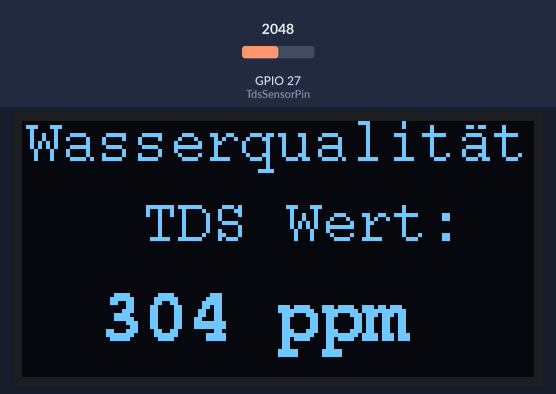
The sketch below on a simulated ESP32. Shown: 128×64 one-colour display. Inputs (shaded band) come from the test bench; at power-on: GPIO 27 (TdsSensorPin) = 2048. What the sketch prints to the serial monitor is not drawn.

Above: at 1.2 s.
1.3 s: GPIO 27 (TdsSensorPin) set to 2866
At 3.0 s:
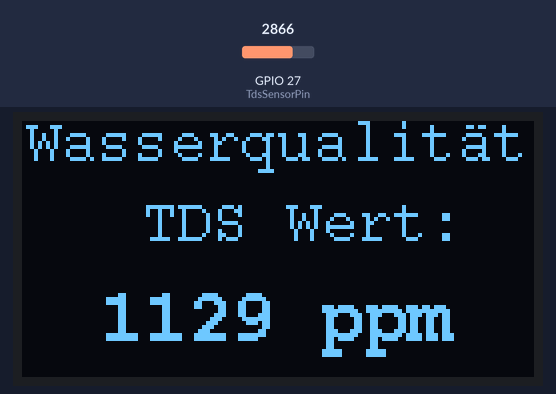
4.0 s: GPIO 27 (TdsSensorPin) set to 3603
At 5.3 s:
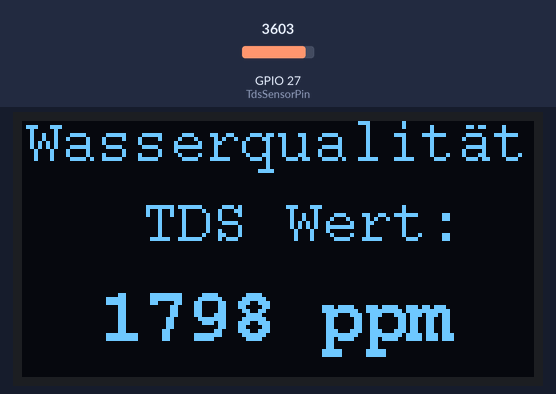
6.5 s: GPIO 27 (TdsSensorPin) set to 4095
At 9.6 s:
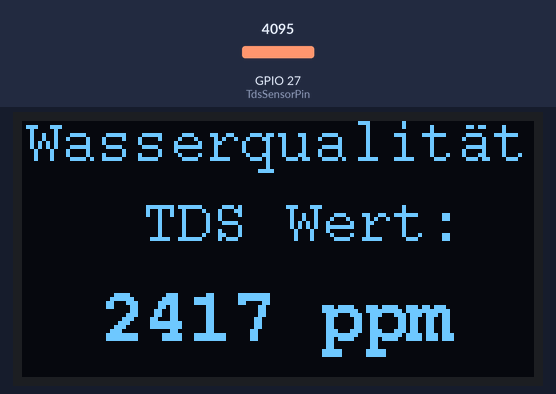
Timing chart, 0 to 11.1 s (numbered marks = the images above; inputs shaded):
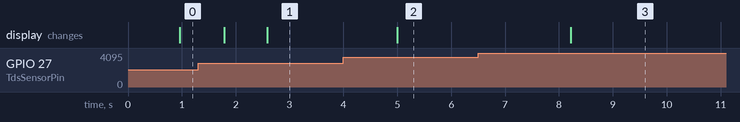

Measured:
- after the input at 1.3 s, the display: first differs from a run without the input after 1.3 s (image 1)
- after the input at 4.0 s, the display: changes after 1.0 s (image 2)
- after the input at 6.5 s, the display: changes after 1.7 s (image 3)

The sketch:

Wasseranalyse.ino
```cpp
/*************************************************************************************************
                                      PROGRAMMINFO
**************************************************************************************************
Funktion: ESP32 Wasseranalyse mit dem TDS Sensor

**************************************************************************************************
Version: 09.04.2022
**************************************************************************************************
Board: ESP32vn IoT UNO
**************************************************************************************************
C++ Arduino IDE V1.8.19
**************************************************************************************************
Einstellungen:
https://dl.espressif.com/dl/package_esp32_index.json
http://dan.drown.org/stm32duino/package_STM32duino_index.json
https://raw.githubusercontent.com/espressif/arduino-esp32/gh-pages/package_esp32_dev_index.json
**************************************************************************************************
 * TDS Sensor ESP32
    GND GND
    VCC 3.3V
    Data  GPIO 27 (or any other ESP32 ADC pin)

    OLED Display an I2C PIN 21 22
**************************************************************************************************
Zeichentabelle: https://www.utf8-zeichentabelle.de/unicode-utf8-table.pl
************************************************************************************************** */

#define TdsSensorPin 27
#define VREF 3.3              // analog reference voltage(Volt) of the ADC
#define SCOUNT  30            // sum of sample point

#include <Arduino.h>
#include <U8g2lib.h>
#include <SPI.h>
#include <Wire.h>

int analogBuffer[SCOUNT];     // store the analog value in the array, read from ADC
int analogBufferTemp[SCOUNT];
int analogBufferIndex = 0;
int copyIndex = 0;

float averageVoltage = 0;
float tdsValue = 0;
float temperature = 25;       // current temperature for compensation

// Median-Filteralgorithmus
int getMedianNum(int bArray[], int iFilterLen){
  int bTab[iFilterLen];
  for (byte i = 0; i<iFilterLen; i++)
  bTab[i] = bArray[i];
  int i, j, bTemp;
  for (j = 0; j < iFilterLen - 1; j++) {
    for (i = 0; i < iFilterLen - j - 1; i++) {
      if (bTab[i] > bTab[i + 1]) {
        bTemp = bTab[i];
        bTab[i] = bTab[i + 1];
        bTab[i + 1] = bTemp;
      }
    }
  }
  if ((iFilterLen & 1) > 0){
    bTemp = bTab[(iFilterLen - 1) / 2];
  }
  else {
    bTemp = (bTab[iFilterLen / 2] + bTab[iFilterLen / 2 - 1]) / 2;
  }
  return bTemp;
}

U8G2_SH1106_128X64_NONAME_F_HW_I2C u8g2(U8G2_R0, /* reset=*/ U8X8_PIN_NONE);
unsigned long delayTime;

void setup(){
  Serial.begin(115200);
  u8g2.begin();
  pinMode(TdsSensorPin,INPUT);
}

void loop(){
  static unsigned long analogSampleTimepoint = millis();
  if(millis()-analogSampleTimepoint > 40U){     //alle 40 Millisekunden den Analogwert vom ADC lesen
    analogSampleTimepoint = millis();
    analogBuffer[analogBufferIndex] = analogRead(TdsSensorPin);    //Den Analogwert lesen und im Buffer speichern
    analogBufferIndex++;
    if(analogBufferIndex == SCOUNT){
      analogBufferIndex = 0;
    }
  }

  static unsigned long printTimepoint = millis();
  if(millis()-printTimepoint > 800U){
    printTimepoint = millis();
    for(copyIndex=0; copyIndex<SCOUNT; copyIndex++){
      analogBufferTemp[copyIndex] = analogBuffer[copyIndex];

      // In einen Spannungsert konvertieren
      averageVoltage = getMedianNum(analogBufferTemp,SCOUNT) * (float)VREF / 4096.0;

      //Temperaturkompensationsformel: fFinalResult(25^C) = fFinalResult(current)/(1.0+0.02*(fTP-25.0));
      float compensationCoefficient = 1.0+0.02*(temperature-25.0);
      //Temoeratur Kompensation
      float compensationVoltage=averageVoltage/compensationCoefficient;

      //convert voltage value to tds value
      tdsValue=(133.42*compensationVoltage*compensationVoltage*compensationVoltage - 255.86*compensationVoltage*compensationVoltage + 857.39*compensationVoltage)*0.5;

      Serial.print("Sensor Spannung:");
      Serial.print(averageVoltage,2);
      Serial.print("V   ");
      Serial.print("TDS Wert:");
      Serial.print(tdsValue,0);
      Serial.println(" ppm");
    }
  }


 u8g2.setFont(u8g2_font_courR10_tf);
    u8g2.firstPage();

    do {

      u8g2.setCursor(1, 10);

      u8g2.print("Wasserqualit");
      u8g2.print("\xE4");
      u8g2.print("t");
      u8g2.setCursor(30, 30);
      u8g2.print("TDS Wert:");


      u8g2.setFont(u8g2_font_courB14_tf);
      u8g2.setCursor(20, 55);
      u8g2.print(tdsValue,0);
 //     u8g2.setCursor(20, 55);
      u8g2.print(" ppm");


      } while ( u8g2.nextPage() );
     delay(delayTime);
}
```
